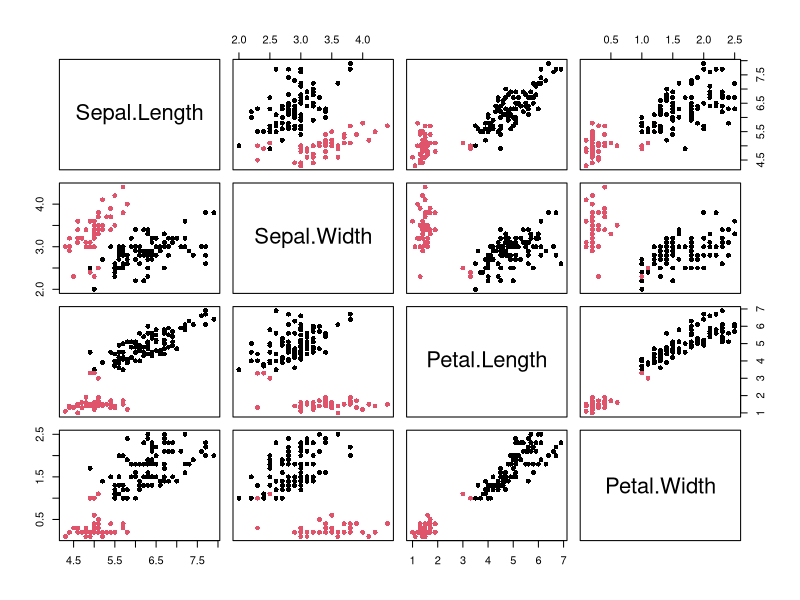
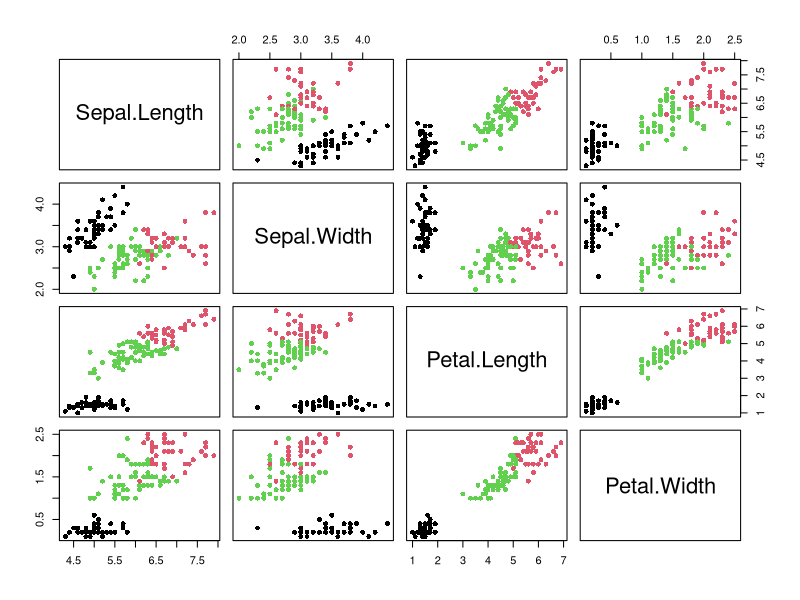
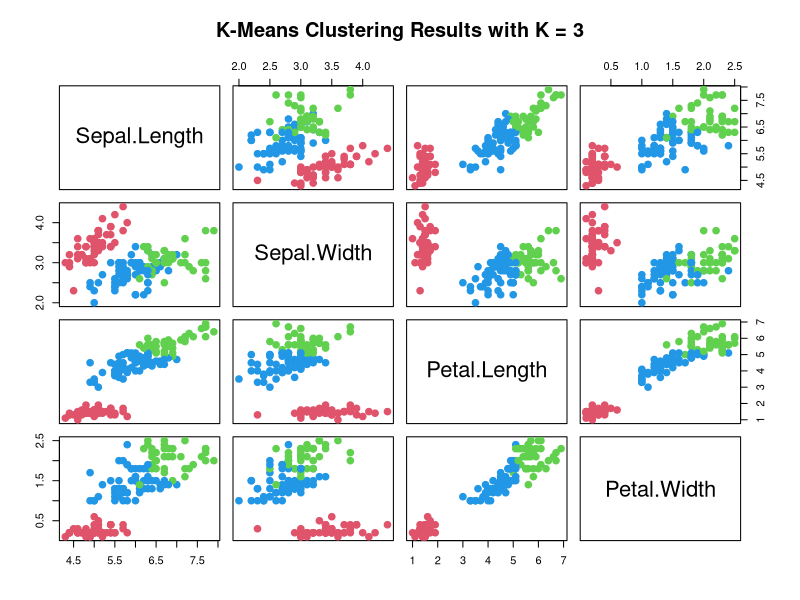
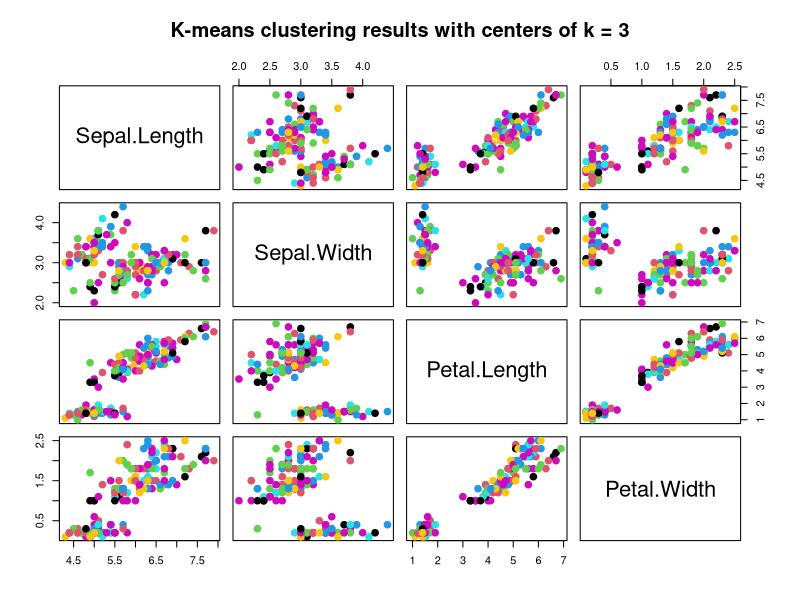

Write R code to recreate these figures, in order.
head(iris)
df <- iris[1:4]
head(df)
# Fit k-means clustering model with k = 2
k2 <- kmeans(df, centers = 2)

# Fit k-means clustering model with k = 3
k3 <- kmeans(df, centers = 3)

# Cluster means and WSS for k = 2
k2_cluster_means <- k2$centers
k2_wss <- k2$tot.withinss

# Cluster means and WSS for k = 3
k3_cluster_means <- k3$centers
k3_wss <- k3$tot.withinss

# Plot for k = 2
plot(df, col = k2$cluster, pch = 16)

#the plot of iris with 4 first variable shows that the are two clusters in relation with other variables

# Plot for k = 3
plot(df, col = k3$cluster, pch = 16)

#here the plot of shows 3 clusters of data 



plot(df,      col = (k3$cluster + 1),
     main = "K-Means Clustering Results with K = 3",     pch = 20, cex = 2)
#three cluster are found
plot(df, col=(k3$centers + 1), main = "K-means clustering results with centers of k = 3", pch = 20, cex=2)
#The three clusters with overlapping centre are formed